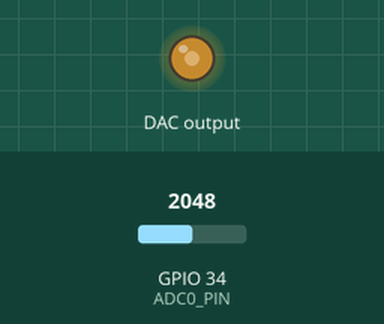
This sketch was run on a simulated ESP32. Parts: output pins drawn as LEDs (lit = HIGH). Wiring (inferred from the names in the program): MCP4725 DAC at I2C address 0x60. The test bench sets the inputs (shaded band); at power-on: GPIO 34 (ADC0_PIN) = 2048.

Above: at 1.2 s.
1.3 s: GPIO 34 (ADC0_PIN) set to 2866
At 1.6 s:
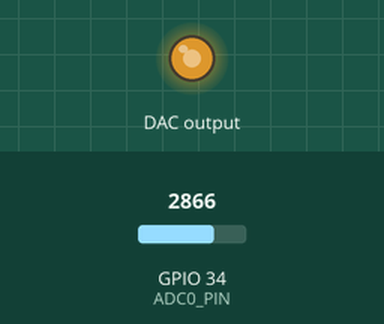
2.8 s: GPIO 34 (ADC0_PIN) set to 3603
At 3.9 s:
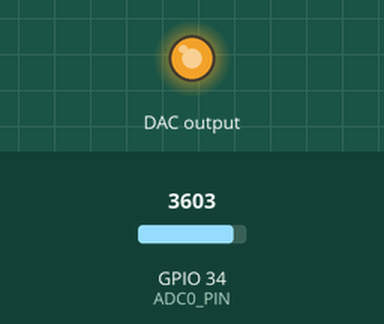
4.3 s: GPIO 34 (ADC0_PIN) set to 491
At 5.0 s:
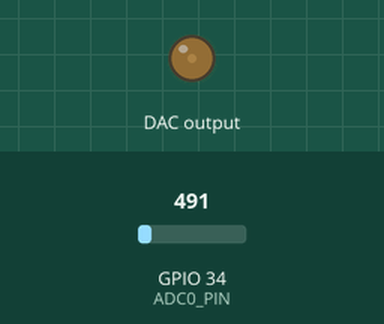
5.8 s: GPIO 34 (ADC0_PIN) set to 0
At 6.2 s:
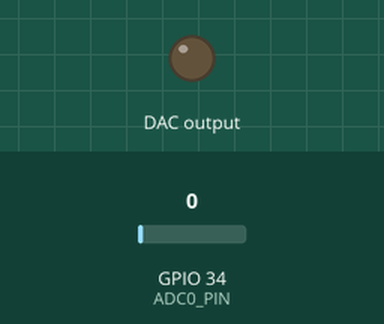
Timing chart, 0 to 8.3 s (numbered marks = the images above; inputs shaded):
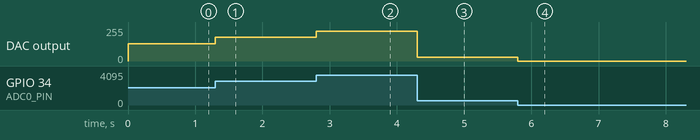

Measured:
- after the input at 1.3 s, DAC output: 128/255 → 179/255 at once
- after the input at 2.8 s, DAC output: 179/255 → 225/255 at once
- after the input at 4.3 s, DAC output: 225/255 → 30/255 at once
- after the input at 5.8 s, DAC output: 30/255 → 0/255 at once

The sketch:

4_ESP32_Input_Output_Delay.ino
```cpp
// ESP32 Arduino IDE
/*
This program uses an ESP32 DEV module to see the delay an analog input and a DAC output.
The update of the input and output is driven by an arbitrary sample time defined by a hardware timer.

Materials list.
ESP32 DEV module
MCP4725 (12 bits I2C DAC)
*** Use an external osciloscope and wave generator to view the delay between ADC input and DAC
The recommended signal from the wave generator to asses the system is a 20 hertz square signal
with 70% of duty cycle, 1 volt of amplitude and 1 volt of offset.
Note: ESP32 ADC inputs only support voltages between 0 and 3.3 volts. Don't exceed these thresholds.

Connections:
ESP32 Pins         | MCP4725 Pins
    GND            |   GND
    3.3V           |   VCC
    GPIO 21        |   SDA
    GPIO 22        |   SCL
    GND            |   GND
    GPIO34 (ADC0)  |  wave generator | Osciloscope C2
                   |   Out            Osciloscope Ch1
*/
#include <Wire.h>//Include the Wire library to talk I2C
//This is the I2C Address of the MCP4725, by default (A0 pulled to GND).
//Please note that this breakout is for the MCP4725A0.
#define MCP4725_ADDR 0x60

// ESP32 PIN DISTRIBUTION
#define ESP_SCL_1_PIN 22 // Pin GPIO 22 of ESP32 as scl
#define ESP_SDA_1_PIN 21 // Pin GPIO 21 of ESP32 as sda
#define ADC0_PIN 34 //Pin GPIO34 is recommended as first adc port

hw_timer_t *timer = NULL;      // timer pointer declaration


// Variable definition
const int analogInPin = ADC0_PIN;
volatile uint adc_0_lecture=0;
volatile bool interruption_flag = false;
volatile uint Out =0;

// ISR del timer
void IRAM_ATTR onTimer()
{
interruption_flag = true;
}
void setup()
{
    //
   // Serial.begin(115200); // For easy debug
    // I2C CONFIGURATION
    Wire.begin(ESP_SDA_1_PIN,ESP_SCL_1_PIN);
    // Output Initialization
    Wire.beginTransmission(MCP4725_ADDR);
    Wire.write(64);
    Wire.write(Out >> 4);
    Wire.write((Out& 15) << 4);
    Wire.endTransmission();

    // TIMER CONFIGURATION
    // Timer a 1 MHz
    // 1 tick = 1 microsegundo  timerBegin(frecuency) Frecuency of the timer clock, not of the timer interruption
    timer = timerBegin(1000000);
    // Attach timer struct with timmer interruption handle function
    timerAttachInterrupt(timer, &onTimer);
    //Configure alarm value and autoreload of the timer. Alarm is automatically enabled.
    // Alarm each 30000 us = 30 ms
    // autoreload = true
    // reload_count = 0 => infinito
    timerAlarm(timer, 700, true, 0); // Sample time 700 microseconds

}


void loop()
{
  if(interruption_flag){
   interruption_flag = false;
   // ADC
   adc_0_lecture= analogRead(analogInPin);
   // Control law
   Out = adc_0_lecture;// * 4; ADC is of 12 bits, it doesn't requires *4 factor to output
   Out=constrain(Out,0,4095);
   //Serial.println(Out);// For easy debug
   //Out=2500; // For easy debug
   //Serial.println(Out);// For easy debug

  // DAC
  Wire.beginTransmission(MCP4725_ADDR);
  Wire.write(64);
  Wire.write(Out >> 4);
  Wire.write((Out& 15) << 4);
  Wire.endTransmission();
  }
}
```
